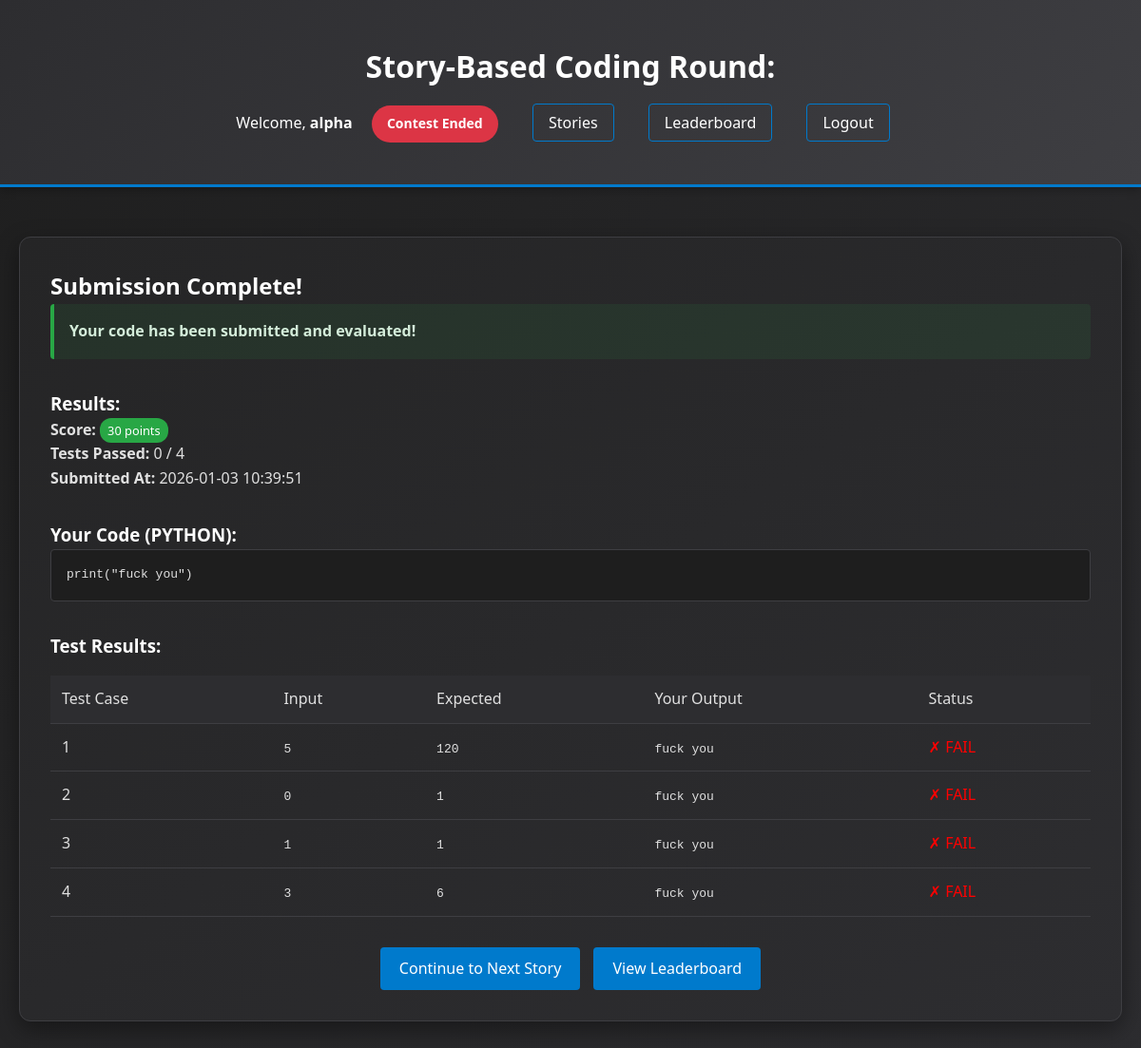
/coding/1 (signed in), run on the app's committed database.
### tables this page shows
CREATE TABLE submissions (
    id INTEGER PRIMARY KEY AUTOINCREMENT,
    team_id TEXT NOT NULL,
    story_id INTEGER NOT NULL,
    code TEXT NOT NULL,
    language TEXT NOT NULL DEFAULT 'python',
    test_results TEXT, -- JSON format
    score INTEGER DEFAULT 0,
    passed_tests INTEGER DEFAULT 0,
    total_tests INTEGER DEFAULT 0,
    ip_address TEXT,
    submitted_at TIMESTAMP DEFAULT (datetime('now', 'localtime')),
    FOREIGN KEY (team_id) REFERENCES teams (team_id),
    FOREIGN KEY (story_id) REFERENCES stories (id)
);

### app.py (the view, shortened to what this page needs)
@app.route('/coding/<int:story_id>')
@login_required
@contest_started_required
def coding(story_id):
    conn = get_db()
    progress = conn.execute(
        'SELECT * FROM team_progress WHERE team_id = ? AND story_id = ? AND story_solved = TRUE',
        (session['team_id'], story_id)
    ).fetchone()
    if not progress:
        conn.close()
        return redirect(url_for('story'))
    if progress['coding_submitted']:
        submission = conn.execute(
            'SELECT * FROM submissions WHERE team_id = ? AND story_id = ?',
            (session['team_id'], story_id)
        ).fetchone()
        conn.close()
        return render_template('submission_complete.html', submission=submission)

### app.py (called while the page is built)
@app.after_request
def add_security_headers(response):
    response.headers['X-Content-Type-Options'] = 'nosniff'
    response.headers['X-Frame-Options'] = 'DENY'
    response.headers['X-XSS-Protection'] = '1; mode=block'
    response.headers['Strict-Transport-Security'] = 'max-age=31536000; includeSubDomains'
    return response

@app.template_filter('from_json')
def from_json_filter(value):
    try:
        return json.loads(value) if value else []
    except:
        return []

def get_db():
    conn = sqlite3.connect(DATABASE, timeout=30.0)
    conn.row_factory = sqlite3.Row
    conn.execute('PRAGMA journal_mode=WAL')
    conn.execute('PRAGMA synchronous=NORMAL')
    conn.execute('PRAGMA cache_size=50000')  # Increased for gaming laptop
    conn.execute('PRAGMA temp_store=MEMORY')
    conn.execute('PRAGMA mmap_size=268435456')  # 256MB memory mapping
    return conn

def contest_started_required(f):
    @wraps(f)
    def decorated_function(*args, **kwargs):
        conn = get_db()
        try:
            config = conn.execute('SELECT value FROM contest_config WHERE key = "contest_start_time"').fetchone()
            start_time = int(config['value']) if config else 0
        except:
            start_time = 0
        finally:
            conn.close()
        if start_time == 0:
            return render_template('contest_not_started.html')
        return f(*args, **kwargs)
    return decorated_function

def login_required(f):
    @wraps(f)
    def decorated_function(*args, **kwargs):
        if 'team_id' not in session:
            return redirect(url_for('login'))
        return f(*args, **kwargs)
    return decorated_function

### templates/submission_complete.html (shortened to what this page needs)
{% extends "base.html" %}
{% block content %}
<div class="card">
    <h2>Submission Complete!</h2>
    <div class="alert alert-success">
        <strong>Your code has been submitted and evaluated!</strong>
    </div>
    <div style="margin: 2rem 0;">
        <h3>Results:</h3>
        <p><strong>Score:</strong> <span class="score-badge">{{ submission.score }} points</span></p>
        <p><strong>Tests Passed:</strong> {{ submission.passed_tests }} / {{ submission.total_tests }}</p>
        <p><strong>Submitted At:</strong> {{ submission.submitted_at }}</p>
    </div>
    <div style="margin: 2rem 0;">
        <h3>Your Code ({{ submission.language.upper() }}):</h3>
        <pre style="background: #f8f9fa; padding: 1rem; border-radius: 4px; overflow-x: auto;">{{ submission.code }}</pre>
    </div>
    {% if submission.test_results %}
    <div style="margin: 2rem 0;">
        <h3>Test Results:</h3>
        <table class="table">
            <thead>
                <tr>
                    <th>Test Case</th>
                    <th>Input</th>
                    <th>Expected</th>
                    <th>Your Output</th>
                    <th>Status</th>
                </tr>
            </thead>
            <tbody>
                {% for result in submission.test_results | from_json %}
                <tr>
                    <td>{{ result.test_case }}</td>
                    <td><code>{{ result.input }}</code></td>
                    <td><code>{{ result.expected }}</code></td>
                    <td><code>{{ result.actual }}</code></td>
                    <td>
                        {% if result.passed %}
                            <span style="color: green;">✓ PASS</span>
                        {% else %}
                            <span style="color: red;">✗ FAIL</span>
                        {% endif %}
                    </td>
                </tr>
                {% endfor %}
            </tbody>
        </table>
    </div>
    {% endif %}
    <div style="text-align: center; margin-top: 2rem;">
        <a href="{{ url_for('story') }}" class="btn" style="margin-right: 10px;">Continue to Next Story</a>
        <a href="{{ url_for('leaderboard') }}" class="btn">View Leaderboard</a>
    </div>
</div>
{% endblock %}

### templates/base.html (style rules this page uses)
* { margin: 0; padding: 0; box-sizing: border-box; -webkit-user-select: none; -moz-user-select: none; -ms-user-select: none; user-select: none; -webkit-touch-callout: none; -webkit-tap-highlight-color: transparent; }
body { -webkit-user-drag: none; -khtml-user-drag: none; -moz-user-drag: none; -o-user-drag: none; }
body { font-family: 'Segoe UI', Tahoma, Geneva, Verdana, sans-serif; line-height: 1.6; background: linear-gradient(135deg, #1e1e1e 0%, #2d2d30 100%); color: #e0e0e0; min-height: 100vh; overflow-x: hidden; }
.card { background: linear-gradient(145deg, #252526 0%, #2d2d30 100%); padding: 2rem; border-radius: 12px; box-shadow: 0 8px 25px rgba(0, 0, 0, 0.4); margin-bottom: 2rem; border: 1px solid #3e3e42; transition: transform 0.2s ease, box-shadow 0.2s ease; }
.btn { background: #007acc; color: #fff; padding: 10px 20px; border: none; border-radius: 4px; cursor: pointer; text-decoration: none; display: inline-block; transition: all 0.3s ease; }
.alert { padding: 1rem; margin-bottom: 1rem; border-radius: 4px; border-left: 4px solid; }
.alert-success { background: rgba(40, 167, 69, 0.1); color: #d4edda; border-left-color: #28a745; }
.table { width: 100%; border-collapse: collapse; margin-top: 1rem; }
.table th, .table td { padding: 12px; text-align: left; border-bottom: 1px solid #3e3e42; }
.table th { background: #2d2d30; font-weight: 500; }
.score-badge { background: #28a745; color: #fff; padding: 4px 8px; border-radius: 12px; font-size: 0.8em; font-weight: 500; }
h1, h2, h3, h4 { color: #ffffff; }
pre { background: #1e1e1e !important; color: #e0e0e0 !important; border: 1px solid #3e3e42 !important; }

### data on the page
submissions: score "30", passed_tests "0", total_tests "4", submitted_at "2026-01-03 10:39:51", language "PYTHON", code "print(\"fuck you\")"

### other printed values
{{ session.username }} "alpha"
{{ result.test_case }} "1" "2" "3" "4"
{{ result.input }} "5" "0" "1" "3"
{{ result.expected }} "120" "1" "1" "6"
{{ result.actual }} "fuck you" "fuck you" "fuck you" "fuck you"
